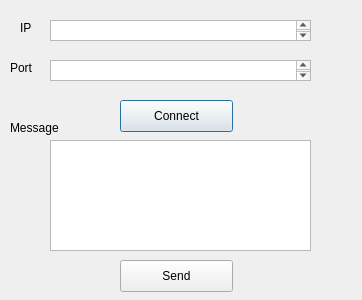
<?xml version="1.0" encoding="UTF-8"?>
<ui version="4.0">
 <class>Dialog</class>
 <widget class="QDialog" name="Dialog">
  <property name="geometry">
   <rect>
    <x>0</x>
    <y>0</y>
    <width>362</width>
    <height>300</height>
   </rect>
  </property>
  <property name="windowTitle">
   <string>Dialog</string>
  </property>
  <widget class="QTextEdit" name="textEditIP">
   <property name="geometry">
    <rect>
     <x>50</x>
     <y>20</y>
     <width>261</width>
     <height>21</height>
    </rect>
   </property>
  </widget>
  <widget class="QTextEdit" name="textEditPort">
   <property name="geometry">
    <rect>
     <x>50</x>
     <y>60</y>
     <width>261</width>
     <height>21</height>
    </rect>
   </property>
  </widget>
  <widget class="QTextEdit" name="textEditMessage">
   <property name="geometry">
    <rect>
     <x>50</x>
     <y>140</y>
     <width>261</width>
     <height>111</height>
    </rect>
   </property>
  </widget>
  <widget class="QPushButton" name="pushButtonConnect">
   <property name="geometry">
    <rect>
     <x>120</x>
     <y>100</y>
     <width>113</width>
     <height>32</height>
    </rect>
   </property>
   <property name="text">
    <string>Connect</string>
   </property>
  </widget>
  <widget class="QLabel" name="label">
   <property name="geometry">
    <rect>
     <x>20</x>
     <y>20</y>
     <width>16</width>
     <height>16</height>
    </rect>
   </property>
   <property name="text">
    <string>IP</string>
   </property>
  </widget>
  <widget class="QLabel" name="label_2">
   <property name="geometry">
    <rect>
     <x>10</x>
     <y>60</y>
     <width>31</width>
     <height>16</height>
    </rect>
   </property>
   <property name="text">
    <string>Port</string>
   </property>
  </widget>
  <widget class="QLabel" name="label_3">
   <property name="geometry">
    <rect>
     <x>10</x>
     <y>120</y>
     <width>61</width>
     <height>16</height>
    </rect>
   </property>
   <property name="text">
    <string>Message</string>
   </property>
  </widget>
  <widget class="QPushButton" name="pushButtonSend">
   <property name="geometry">
    <rect>
     <x>120</x>
     <y>260</y>
     <width>113</width>
     <height>32</height>
    </rect>
   </property>
   <property name="text">
    <string>Send</string>
   </property>
  </widget>
 </widget>
 <layoutdefault spacing="6" margin="11"/>
 <resources/>
 <connections/>
</ui>
